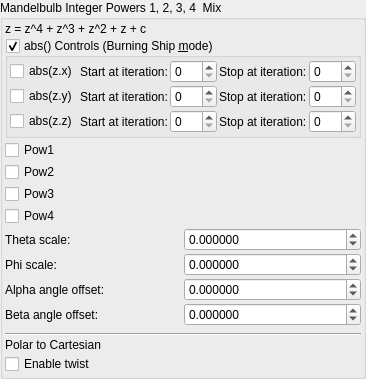
    <widget class="QGroupBox" name="groupBox">
     <property name="title">
      <string>Mandelbulb Integer Powers 1, 2, 3, 4  Mix</string>
     </property>
     <property name="checkable">
      <bool>false</bool>
     </property>
     <layout class="QVBoxLayout" name="verticalLayout_39" stretch="0,0,0,0,0,0,0,0">
      <property name="spacing">
       <number>2</number>
      </property>
      <property name="leftMargin">
       <number>2</number>
      </property>
      <property name="topMargin">
       <number>2</number>
      </property>
      <property name="rightMargin">
       <number>2</number>
      </property>
      <property name="bottomMargin">
       <number>2</number>
      </property>
      <item>
       <widget class="QLabel" name="label_256">
        <property name="text">
         <string>z = z^4 + z^3 + z^2 + z + c</string>
        </property>
       </widget>
      </item>
      <item>
       <widget class="MyGroupBox" name="groupCheck_transf_function_enabled_false">
        <property name="toolTip">
         <string/>
        </property>
        <property name="title">
         <string>abs() Controls (Burning Ship &amp;mode)</string>
        </property>
        <property name="checkable">
         <bool>true</bool>
        </property>
        <layout class="QVBoxLayout" name="verticalLayout_54">
         <property name="spacing">
          <number>2</number>
         </property>
         <property name="leftMargin">
          <number>2</number>
         </property>
         <property name="topMargin">
          <number>2</number>
         </property>
         <property name="rightMargin">
          <number>2</number>
         </property>
         <property name="bottomMargin">
          <number>2</number>
         </property>
         <item>
          <layout class="QGridLayout" name="gridLayout" columnstretch="0,0,0,0,0">
           <property name="verticalSpacing">
            <number>2</number>
           </property>
           <item row="2" column="0">
            <widget class="MyCheckBox" name="checkBox_transf_function_enabledAz_false">
             <property name="text">
              <string notr="true">abs(z.z)</string>
             </property>
            </widget>
           </item>
           <item row="0" column="3">
            <widget class="QLabel" name="label_250">
             <property name="text">
              <string>Stop at iteration:</string>
             </property>
            </widget>
           </item>
           <item row="1" column="2">
            <widget class="MySpinBox" name="spinboxInt_transf_start_iterations_Y">
             <property name="sizePolicy">
              <sizepolicy hsizetype="Minimum" vsizetype="Maximum">
               <horstretch>0</horstretch>
               <verstretch>0</verstretch>
              </sizepolicy>
             </property>
             <property name="maximum">
              <number>999</number>
             </property>
            </widget>
           </item>
           <item row="0" column="1">
            <widget class="QLabel" name="label_251">
             <property name="text">
              <string>Start at iteration:</string>
             </property>
            </widget>
           </item>
           <item row="0" column="0">
            <widget class="MyCheckBox" name="checkBox_transf_function_enabledAx_false">
             <property name="text">
              <string notr="true">abs(z.x)</string>
             </property>
            </widget>
           </item>
           <item row="2" column="3">
            <widget class="QLabel" name="label_255">
             <property name="text">
              <string>Stop at iteration:</string>
             </property>
            </widget>
           </item>
           <item row="1" column="0">
            <widget class="MyCheckBox" name="checkBox_transf_function_enabledAy_false">
             <property name="text">
              <string notr="true">abs(z.y)</string>
             </property>
            </widget>
           </item>
           <item row="0" column="4">
            <widget class="MySpinBox" name="spinboxInt_transf_stop_iterations_X">
             <property name="sizePolicy">
              <sizepolicy hsizetype="Minimum" vsizetype="Maximum">
               <horstretch>0</horstretch>
               <verstretch>0</verstretch>
              </sizepolicy>
             </property>
             <property name="maximum">
              <number>999</number>
             </property>
            </widget>
           </item>
           <item row="2" column="2">
            <widget class="MySpinBox" name="spinboxInt_transf_start_iterations_Z">
             <property name="sizePolicy">
              <sizepolicy hsizetype="Minimum" vsizetype="Maximum">
               <horstretch>0</horstretch>
               <verstretch>0</verstretch>
              </sizepolicy>
             </property>
             <property name="maximum">
              <number>999</number>
             </property>
            </widget>
           </item>
           <item row="1" column="1">
            <widget class="QLabel" name="label_252">
             <property name="text">
              <string>Start at iteration:</string>
             </property>
            </widget>
           </item>
           <item row="2" column="1">
            <widget class="QLabel" name="label_253">
             <property name="text">
              <string>Start at iteration:</string>
             </property>
            </widget>
           </item>
           <item row="1" column="4">
            <widget class="MySpinBox" name="spinboxInt_transf_stop_iterations_Y">
             <property name="sizePolicy">
              <sizepolicy hsizetype="Minimum" vsizetype="Maximum">
               <horstretch>0</horstretch>
               <verstretch>0</verstretch>
              </sizepolicy>
             </property>
             <property name="maximum">
              <number>999</number>
             </property>
            </widget>
           </item>
           <item row="1" column="3">
            <widget class="QLabel" name="label_254">
             <property name="text">
              <string>Stop at iteration:</string>
             </property>
            </widget>
           </item>
           <item row="2" column="4">
            <widget class="MySpinBox" name="spinboxInt_transf_stop_iterations_Z">
             <property name="sizePolicy">
              <sizepolicy hsizetype="Minimum" vsizetype="Maximum">
               <horstretch>0</horstretch>
               <verstretch>0</verstretch>
              </sizepolicy>
             </property>
             <property name="maximum">
              <number>999</number>
             </property>
            </widget>
           </item>
           <item row="0" column="2">
            <widget class="MySpinBox" name="spinboxInt_transf_start_iterations_X">
             <property name="sizePolicy">
              <sizepolicy hsizetype="Minimum" vsizetype="Maximum">
               <horstretch>0</horstretch>
               <verstretch>0</verstretch>
              </sizepolicy>
             </property>
             <property name="maximum">
              <number>999</number>
             </property>
            </widget>
           </item>
          </layout>
         </item>
        </layout>
       </widget>
      </item>
      <item>
       <widget class="MyCheckBox" name="checkBox_transf_function_enabledx">
        <property name="text">
         <string>Pow1</string>
        </property>
       </widget>
      </item>
      <item>
       <widget class="MyCheckBox" name="checkBox_transf_function_enabledy">
        <property name="text">
         <string>Pow2</string>
        </property>
       </widget>
      </item>
      <item>
       <widget class="MyCheckBox" name="checkBox_transf_function_enabledz">
        <property name="text">
         <string>Pow3</string>
        </property>
       </widget>
      </item>
      <item>
       <widget class="MyCheckBox" name="checkBox_transf_function_enabledw">
        <property name="text">
         <string>Pow4</string>
        </property>
       </widget>
      </item>
      <item>
       <layout class="QGridLayout" name="gridLayout_76" columnstretch="0,0">
        <property name="spacing">
         <number>2</number>
        </property>
        <item row="0" column="1">
         <widget class="MyDoubleSpinBox" name="spinbox_transf_scaleA_1">
          <property name="sizePolicy">
           <sizepolicy hsizetype="Minimum" vsizetype="Maximum">
            <horstretch>0</horstretch>
            <verstretch>0</verstretch>
           </sizepolicy>
          </property>
          <property name="prefix">
           <string/>
          </property>
          <property name="suffix">
           <string/>
          </property>
          <property name="decimals">
           <number>6</number>
          </property>
          <property name="minimum">
           <double>-99.998999999999995</double>
          </property>
          <property name="maximum">
           <double>99.998999999999995</double>
          </property>
          <property name="singleStep">
           <double>0.100000000000000</double>
          </property>
         </widget>
        </item>
        <item row="1" column="0">
         <widget class="QLabel" name="label_121">
          <property name="text">
           <string>Phi scale:</string>
          </property>
         </widget>
        </item>
        <item row="3" column="0">
         <widget class="QLabel" name="label_293">
          <property name="text">
           <string>Beta angle offset:</string>
          </property>
         </widget>
        </item>
        <item row="3" column="1">
         <widget class="MyDoubleSpinBox" name="spinbox_beta_angle_offset">
          <property name="sizePolicy">
           <sizepolicy hsizetype="Minimum" vsizetype="Maximum">
            <horstretch>0</horstretch>
            <verstretch>0</verstretch>
           </sizepolicy>
          </property>
          <property name="prefix">
           <string/>
          </property>
          <property name="suffix">
           <string/>
          </property>
          <property name="decimals">
           <number>6</number>
          </property>
          <property name="minimum">
           <double>-36000.000000000000000</double>
          </property>
          <property name="maximum">
           <double>36000.000000000000000</double>
          </property>
          <property name="singleStep">
           <double>0.100000000000000</double>
          </property>
         </widget>
        </item>
        <item row="0" column="0">
         <widget class="QLabel" name="label_120">
          <property name="text">
           <string>Theta scale:</string>
          </property>
         </widget>
        </item>
        <item row="2" column="1">
         <widget class="MyDoubleSpinBox" name="spinbox_alpha_angle_offset">
          <property name="sizePolicy">
           <sizepolicy hsizetype="Minimum" vsizetype="Maximum">
            <horstretch>0</horstretch>
            <verstretch>0</verstretch>
           </sizepolicy>
          </property>
          <property name="prefix">
           <string/>
          </property>
          <property name="suffix">
           <string/>
          </property>
          <property name="decimals">
           <number>6</number>
          </property>
          <property name="minimum">
           <double>-36000.000000000000000</double>
          </property>
          <property name="maximum">
           <double>36000.000000000000000</double>
          </property>
          <property name="singleStep">
           <double>0.100000000000000</double>
          </property>
         </widget>
        </item>
        <item row="1" column="1">
         <widget class="MyDoubleSpinBox" name="spinbox_transf_scaleB_1">
          <property name="sizePolicy">
           <sizepolicy hsizetype="Minimum" vsizetype="Maximum">
            <horstretch>0</horstretch>
            <verstretch>0</verstretch>
           </sizepolicy>
          </property>
          <property name="prefix">
           <string/>
          </property>
          <property name="suffix">
           <string/>
          </property>
          <property name="decimals">
           <number>6</number>
          </property>
          <property name="minimum">
           <double>-99.998999999999995</double>
          </property>
          <property name="maximum">
           <double>99.998999999999995</double>
          </property>
          <property name="singleStep">
           <double>0.100000000000000</double>
          </property>
         </widget>
        </item>
        <item row="2" column="0">
         <widget class="QLabel" name="label_292">
          <property name="text">
           <string>Alpha angle offset:</string>
          </property>
         </widget>
        </item>
       </layout>
      </item>
      <item>
       <layout class="QGridLayout" name="gridLayout_78">
        <property name="topMargin">
         <number>5</number>
        </property>
        <property name="verticalSpacing">
         <number>2</number>
        </property>
        <item row="1" column="0">
         <widget class="QLabel" name="label_122">
          <property name="text">
           <string>Polar to Cartesian</string>
          </property>
         </widget>
        </item>
        <item row="2" column="0">
         <widget class="MyCheckBox" name="checkBox_transf_function_enabledx_false">
          <property name="text">
           <string>Enable twist</string>
          </property>
         </widget>
        </item>
        <item row="0" column="0">
         <widget class="Line" name="line_2">
          <property name="orientation">
           <enum>Qt::Horizontal</enum>
          </property>
         </widget>
        </item>
       </layout>
      </item>
     </layout>
    </widget>
